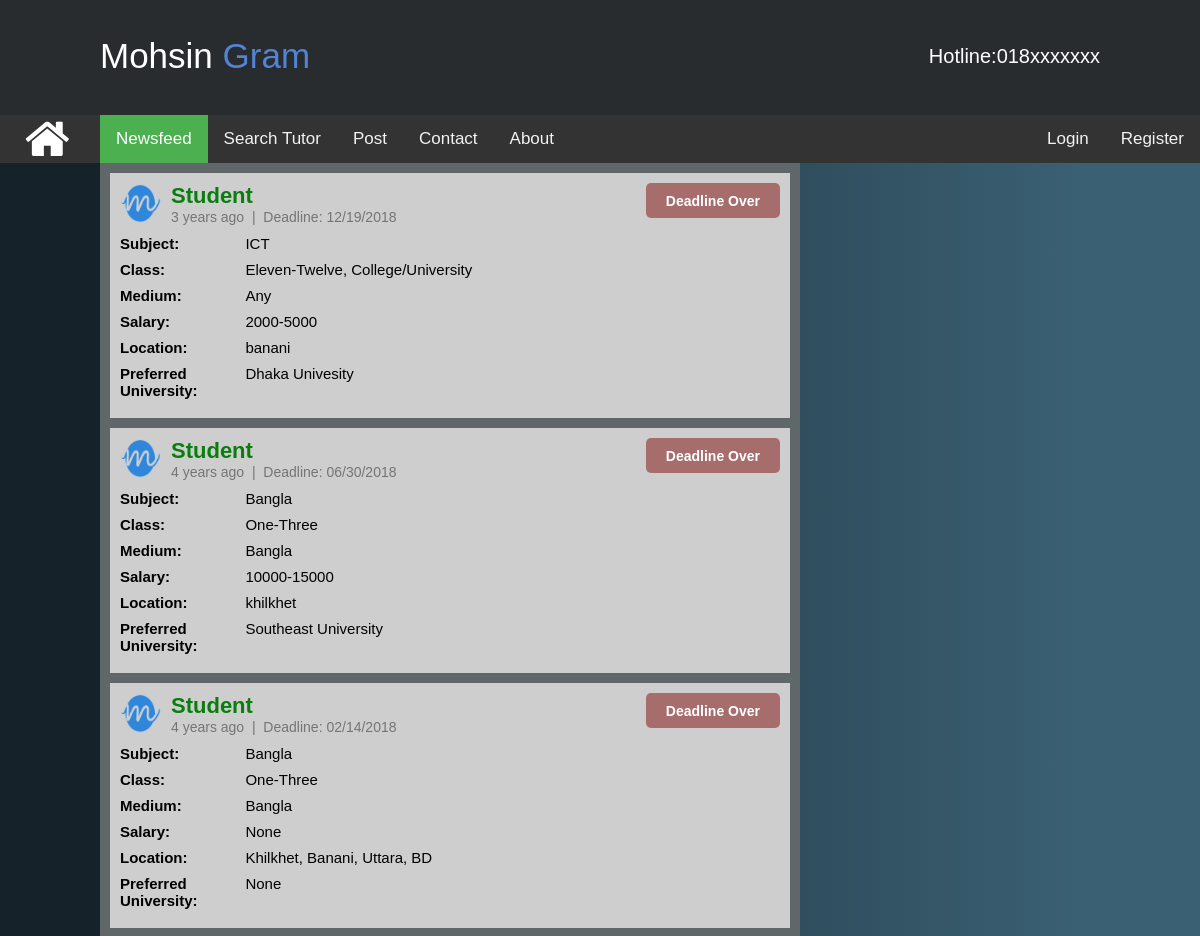
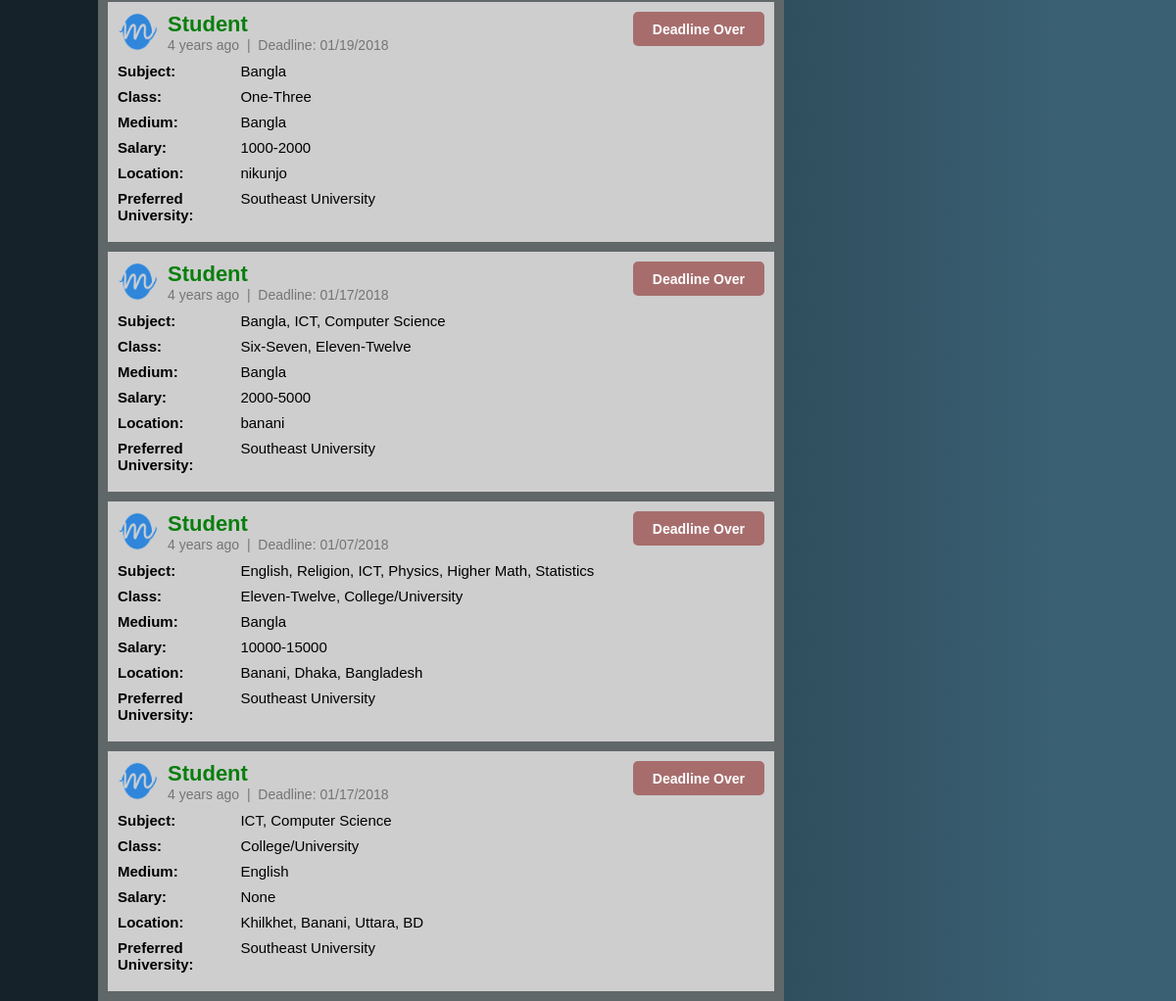
The page / on the database its author committed (2 pictures, top to bottom).
### tables this page shows
CREATE TABLE IF NOT EXISTS `post` (
  `id` int(11) NOT NULL AUTO_INCREMENT,
  `postby_id` int(11) NOT NULL,
  `subject` text NOT NULL,
  `class` text NOT NULL,
  `medium` varchar(20) NOT NULL,
  `salary` varchar(50) NOT NULL,
  `location` text NOT NULL,
  `p_university` text NOT NULL,
  `post_time` timestamp NOT NULL DEFAULT CURRENT_TIMESTAMP ON UPDATE CURRENT_TIMESTAMP,
  `deadline` varchar(15) NOT NULL,
  PRIMARY KEY (`id`)
);

CREATE TABLE IF NOT EXISTS `user` (
  `id` int(11) NOT NULL AUTO_INCREMENT,
  `fullname` varchar(150) NOT NULL,
  `gender` varchar(6) NOT NULL,
  `email` varchar(40) NOT NULL,
  `phone` varchar(15) NOT NULL,
  `address` varchar(200) NOT NULL DEFAULT '',
  `pass` varchar(50) NOT NULL,
  `confirmcode` varchar(7) NOT NULL,
  `activation` varchar(3) NOT NULL DEFAULT '',
  `type` varchar(10) NOT NULL,
  `user_pic` text,
  `last_logout` timestamp NOT NULL DEFAULT CURRENT_TIMESTAMP ON UPDATE CURRENT_TIMESTAMP,
  `online` varchar(5) NOT NULL DEFAULT 'no',
  PRIMARY KEY (`id`)
);

### inc/timeago.php (called while the page is built, shortened)
<?php
class timeago
{
    function time_ago($timestamp){
    $time_ago        = strtotime($timestamp);
    $current_time    = time();
    $time_difference = $current_time - $time_ago;
    $seconds         = $time_difference;
    $minutes = round($seconds / 60);
    $hours   = round($seconds / 3600);
    $days    = round($seconds / 86400);
    $weeks   = round($seconds / 604800);
    $months  = round($seconds / 2629440);
    $years   = round($seconds / 31553280);
    if ($seconds <= 60){
      return "Just Now";
    } else if ($minutes <= 60){
      if ($minutes == 1){
        return "1 min ago";
      } else {
        return "$minutes mins ago";
      }
    } else if ($hours <= 24){
      if ($hours == 1){
        return "1 hr ago";
      } else {
        return "$hours hrs ago";
      }
    } else if ($days <= 7){
      if ($days == 1){
        return "yesterday";
      } else {
        return "$days days ago";
      }
    } else if ($weeks <= 4.3){
      if ($weeks == 1){
        return "1 week ago";
      } else {
        return "$weeks weeks ago";
      }
    } else if ($months <= 12){
      if ($months == 1){
        return "1 month ago";
      } else {
        return "$months months ago";
      }
    } else {
      if ($years == 1){
        return "1 year ago";
      } else {
        return "$years years ago";
      }
    }
  }
}
?>

### index.php (the view, shortened to what this page needs)
<?php
 include ( "inc/connection.inc.php" );
if (!isset($_SESSION['user_login'])) {
	$user = "";
	$utype_db = "";
}
else {
	$user = $_SESSION['user_login'];
	$result = $con->query("SELECT * FROM user WHERE id='$user'");
		$get_user_name = $result->fetch_assoc();
			$uname_db = $get_user_name['fullname'];
			$utype_db = $get_user_name['type'];
}
include_once("inc/timeago.php");
$time = new timeago();
?>
<!DOCTYPE html>
<html>
<head>
	<link rel="stylesheet" type="text/css" href="css/style.css">
	<link href="css/footer.css" rel="stylesheet" type="text/css" media="all" />
	<link rel="stylesheet" type="text/css" href="css/homemenu.css">
    <link rel="stylesheet" href="https://maxcdn.bootstrapcdn.com/font-awesome/4.3.0/css/font-awesome.min.css">
</head>
<body class="body1">
<div>
	<div>
		<header class="header">
			<div class="header-cont">
				<?php
					include 'inc/banner.inc.php';
				?>
			</div>
		</header>
		</div>
		<div class="topnav">
			<div class="parent2">
		  <div class="test1 bimage1"><a href=""><img src="image/tech.png" title="IT Solution" style="border-radius: 50%;" width="42" height="42"></a></div>
		  <div class="test2"><a href="#"><img src="image/eventmgt.png" title="Event Management" width="42" height="42" style="border-radius: 50%;"></a></div>
		  <div class="test3"><a href="#"><img src="image/photography.png" title="Photography" width="42" height="42" style="border-radius: 50%;"></a></div>
		  <div class="test4"><a href="#"><img src="image/teaching.png" title="Tution" style="border-radius: 50%;" width="42" height="42"></a></div>
		  <div class="mask2"><i class="fa fa-home fa-3x"></i></div>
		</div>
			<a class="active navlink" href="index.php" style="margin: 0px 0px 0px 100px;">Newsfeed</a>
			<a class="navlink" href="search.php">Search Tutor</a>
			<?php
			if($utype_db == "teacher")
				{
				}else {
					echo '<a class="navlink" href="postform.php">Post</a>';
				}
			 ?>
			<a class="navlink" href="#contact">Contact</a>
			<a class="navlink" href="#about">About</a>
			<div style="float: right;" >
				<table>
					<tr>
						<?php
							if($user != ""){
								$resultnoti = $con->query("SELECT * FROM applied_post WHERE post_by='$user' AND student_ck='no'");
								$resultnoti_cnt = $resultnoti->num_rows;
								if($resultnoti_cnt == 0){
									$resultnoti_cnt = "";
								}else{
									$resultnoti_cnt = '('.$resultnoti_cnt.')';
								}
								echo '<td>
							<a class="navlink" href="notification.php">Notification'.$resultnoti_cnt.'</a>
						</td>
								<td>
							<a class="navlink" href="profile.php?uid='.$user.'">'.$uname_db.'</a>
						</td>
						<td>
							<a class="navlink" href="logout.php">Logout</a>
						</td>';
							}else{
								echo '<td>
							<a class="navlink" href="login.php">Login</a>
						</td>
						<td>
							<a class="navlink" href="registration.php">Register</a>
						</td>';
							}
						?>
					</tr>
				</table>
			</div>
		</div>
	</div>
	<div class="nbody" style="margin: 0px 100px; overflow: hidden;">
		<div class="nfeedleft">
				<?php
					$todaydate = date("m/d/Y");
					$query = $con->query("SELECT * FROM post ORDER BY id DESC");
					while ($row = $query->fetch_assoc()) {
						$post_id = $row['id'];
						$postby_id = $row['postby_id'];
						$sub = $row['subject'];
						$sub = str_replace(",", ", ", $sub);
						$class = $row['class'];
						$class = str_replace(",", ", ", $class);
						$salary = $row['salary'];
						$location = $row['location'];
						$location = str_replace(",", ", ", $location);
						$p_university = $row['p_university'];
						$post_time = $row['post_time'];
						$deadline = $row['deadline'];
						$medium = $row['medium'];
						$medium = str_replace(",", ", ", $medium);
						$query1 = $con->query("SELECT * FROM user WHERE id='$postby_id'");
						$user_fname = $query1->fetch_assoc();
						$uname_db = $user_fname['fullname'];
						$pro_pic_db = $user_fname['user_pic'];
						echo '
							<div class="nfbody">
							<div class="p_head">
							<div style="float: right;">';
								if($user!='' && $utype_db=='student'){
								}else {
									if((strtotime($deadline) - strtotime($todaydate)) < 0){
										echo '
										<input type="submit" class="sub_button" style="margin: 0px; background-color: #a76d6d; cursor: default;" name="" value="Deadline Over" />';
									}
								}
							echo '</div>
							<div>
								<img src="image/profilepic/'.$pro_pic_db.'" width="41px" height="41px">
							</div>
							<div class="p_nmdate">
								<h4>'.$uname_db.'</h4>
								<h5 style="color: #757575;"><a class="c_ptime" href="viewpost.php?pid='.$post_id.'">'.$time->time_ago($post_time).'</a> &nbsp;|&nbsp; Deadline: '.$deadline.'</h5>
							</div>
						</div>
						<div class="p_body">
							<div class="itemrow">
					  			<div class="itemrowdiv1">
					  				<p><label>Subject: </label></p>
					  			</div>
					  			<div class="itemrowdiv2">
					  				<span>'.$sub.'</span>
					  			</div>
					  		</div>
							<div class="itemrow">
					  			<div class="itemrowdiv1">
					  				<label>Class: </label>
					  			</div>
					  			<div class="itemrowdiv2">
					  				<span>'.$class.'</span>
					  			</div>
					  		</div>
							<div class="itemrow">
					  			<div class="itemrowdiv1">
					  				<label>Medium: </label>
					  			</div>
					  			<div class="itemrowdiv2">
					  				<span>'.$medium.'</span>
					  			</div>
					  		</div>
							<div class="itemrow">
					  			<div class="itemrowdiv1">
					  				<label>Salary: </label>
					  			</div>
					  			<div class="itemrowdiv2">
					  				<span>'.$salary.'</span>
					  			</div>
					  		</div>
							<div class="itemrow">
					  			<div class="itemrowdiv1">
					  				<label>Location: </label>
					  			</div>
					  			<div class="itemrowdiv2">
					  				<span>'.$location.'</span>
					  			</div>
					  		</div>
							<div class="itemrow">
					  			<div class="itemrowdiv1">
					  				<label>Preferred University: </label>
					  			</div>
					  			<div class="itemrowdiv2">
					  				<span>'.$p_university.'</span>
					  			</div>
					  		</div>
						</div>
					</div>';
					}
				?>
		</div>
	</div>
</body>
</html>

### css/style.css (style rules this page uses)
body { width: 100%; margin: 0 auto; background-color: #ddd; font-size: 14px; }
header { background-color: #00695C; height: 101px; }
.body1 { margin: 0 auto; font-family: Verdana, Geneva, sans-serif; }
.header { background-color:#292c2f; box-shadow:0 1px 1px #ccc; padding: 4px 100px; color: #ffffff; box-sizing: border-box; top:100px; -webkit-transition:top 0.3s; transition:top 0.3s; text-align: center; margin: 0 auto; height: 115px; top: 0; left: 0; z-index: 1; }
.topnav { overflow: hidden; background-color: #333; }
.topnav .navlink { float: left; display: block; color: #f2f2f2; text-align: center; padding: 14px 16px; text-decoration: none; font-size: 17px; }
.topnav .navlink.active { background-color: #4CAF50; color: white; }
.nfeedleft { float: left; width: 700px; background-color: #606769; }
.nfbody { background-color: #cecece; margin: 10px; padding: 10px; }
.p_head img { float: left; }
.p_nmdate { overflow: hidden; padding: 0 10px; font-weight: bold; font-size: 22px; }
.p_nmdate h4 { color: #087E0D; font-family: "Trebuchet MS", Helvetica, sans-serif; }
.p_nmdate h5 { font-size: 14px; font-weight: normal; }
.p_body { margin: 10px 0 0 0; font-size: 15px; }
.p_body p { font-weight: bold; }
.p_body span { font-weight: 200; }
.c_ptime { text-decoration: none; color: #757575; }
.itemrow { margin: 0 auto; width: 100%; padding-bottom: 9px; overflow: hidden; }
.itemrowdiv1 { width: 19%; float: left;font-weight: bold; }
.itemrowdiv2 { width: 80%; float: left; }
.sub_button { font-size: 14px; font-weight: 600; color: white; padding: 6px 20px; display: inline-block; float: right; text-decoration: none; height: 35px; -webkit-border-radius: 5px; -moz-border-radius: 5px; border-radius: 5px; background-color: #70b372; transition: all 0.1s linear 0s; top: 0px; position: relative; border: none; cursor: pointer; }

### css/footer.css (style rules this page uses)
html,body,div,span,applet,object,iframe,h1,h2,h3,h4,h5,h6,p,blockquote,pre,a,abbr,acronym,address,big,cite,code,del,dfn,em,img,ins,kbd,q,s,samp,small,strike,strong,sub,sup,tt,var,b,u,i,dl,dt,dd,ol,nav ul,nav li,fieldset,form,label,legend,table,caption,tbody,tfoot,thead,tr,th,td,article,aside,canvas,details,embed,figure,figcaption,footer,header,hgroup,menu,nav,output,ruby,section,summary,time,mark,audio,video { margin:0;padding:0;border:0;font-size:100%;font:inherit;vertical-align:baseline; }
article, aside, details, figcaption, figure,footer, header, hgroup, menu, nav, section { display: block; }
table { border-collapse:collapse;border-spacing:0; }
a { text-decoration:none; }

### css/homemenu.css (style rules this page uses)
body { background: -webkit-linear-gradient(90deg, #16222A 10%, #3A6073 90%); background: -moz-linear-gradient(90deg, #16222A 10%, #3A6073 90%); background: -ms-linear-gradient(90deg, #16222A 10%, #3A6073 90%); background: -o-linear-gradient(90deg, #16222A 10%, #3A6073 90%); background: linear-gradient(90deg, #16222A 10%, #3A6073 90%); }
.parent2 { position:absolute; display:block; width:50px; height:50px; background-color:transparent; border-radius:50%; z-index:20; }
.test1 { width:42px; height:42px; background-color:#333; border-radius:50%; position:absolute; color:white; text-align:center; line-height:50px; z-index:19;; left: 27px; top: 2px; transition: all 500ms cubic-bezier(0.680, -0.550, 0.265, 1.550); position:absolute; }
.test2 { width:42px; height:42px; left: 27px; top: 2px; background-color:#333; border-radius:50%; position:absolute; color:white; text-align:center; line-height:50px; z-index:19; transition: all 500ms cubic-bezier(0.680, -0.550, 0.265, 1.550) .2s; }
.test3 { width:42px; height:42px; background-color:#333; border-radius:50%; position:absolute; color:white; text-align:center; line-height:50px; left: 27px; top: 2px; transition: all 500ms cubic-bezier(0.680, -0.550, 0.265, 1.550) .4s; }
.test4 { width:42px; height:42px; background-color:#333; border-radius:50%; position:absolute; color:white; text-align:center; line-height:50px; left: 27px; top: 2px; transition: all 500ms cubic-bezier(0.680, -0.550, 0.265, 1.550) .6s; }
.mask2 { background:#333; border-radius:50%; position:absolute; z-index:21; color:white; text-align:center; cursor:pointer; left: 25px; }
.bimage1 { background-image: url("../image/insta-logo.png"); }

### rows shown on the page
post: user.user_pic (picture), user.fullname "Student", post_time "3 years ago", deadline "12/19/2018", subject "ICT", class "Eleven-Twelve, College/University", medium "Any", salary "2000-5000", location "banani", p_university "Dhaka Univesity"
post: user.user_pic (picture), user.fullname "Student", post_time "4 years ago", deadline "06/30/2018", subject "Bangla", class "One-Three", medium "Bangla", salary "10000-15000", location "khilkhet", p_university "Southeast University"
post: user.user_pic (picture), user.fullname "Student", post_time "4 years ago", deadline "02/14/2018", subject "Bangla", class "One-Three", medium "Bangla", salary "None", location "Khilkhet, Banani, Uttara, BD", p_university "None"
post: user.user_pic (picture), user.fullname "Student", post_time "4 years ago", deadline "01/19/2018", subject "Bangla", class "One-Three", medium "Bangla", salary "1000-2000", location "nikunjo", p_university "Southeast University"
post: user.user_pic (picture), user.fullname "Student", post_time "4 years ago", deadline "01/17/2018", subject "Bangla, ICT, Computer Science", class "Six-Seven, Eleven-Twelve", medium "Bangla", salary "2000-5000", location "banani", p_university "Southeast University"
post: user.user_pic (picture), user.fullname "Student", post_time "4 years ago", deadline "01/07/2018", subject "English, Religion, ICT, Physics, Higher Math, Statistics", class "Eleven-Twelve, College/University", medium "Bangla", salary "10000-15000", location "Banani, Dhaka, Bangladesh", p_university "Southeast University"
post: user.user_pic (picture), user.fullname "Student", post_time "4 years ago", deadline "01/17/2018", subject "ICT, Computer Science", class "College/University", medium "English", salary "None", location "Khilkhet, Banani, Uttara, BD", p_university "Southeast University"
